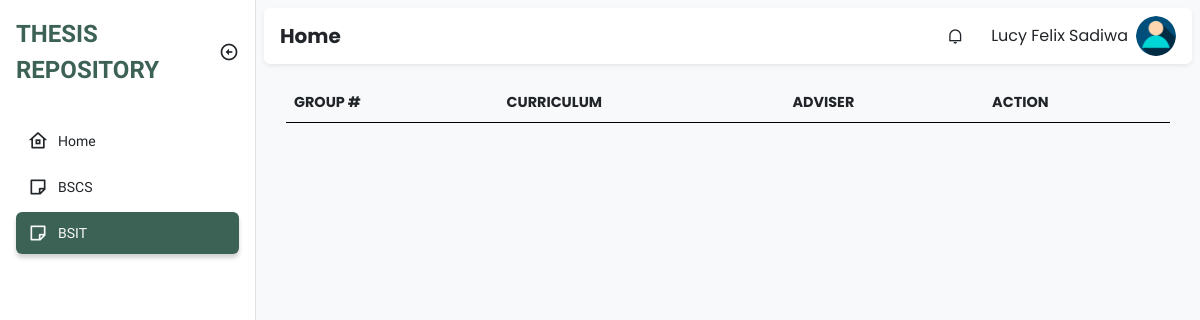
/adviser/bsit.php (signed in), run on an earlier commit of the app's database.
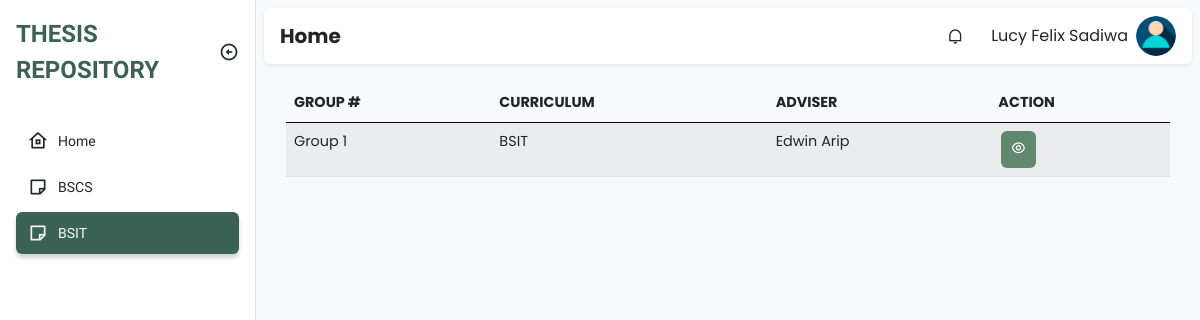
And on a later commit of the database.
### tables this page shows
CREATE TABLE `groups` (
  `id` int(11) NOT NULL,
  `group_number` int(11) NOT NULL,
  `curriculum` varchar(255) NOT NULL,
  `adviser_id` int(11) NOT NULL
);

CREATE TABLE `faculty` (
  `id` int(11) NOT NULL,
  `firstname` varchar(255) NOT NULL,
  `middle_name` varchar(100) NOT NULL,
  `lastname` varchar(255) NOT NULL,
  `email` varchar(100) NOT NULL,
  `username` varchar(255) NOT NULL,
  `password` varchar(100) NOT NULL,
  `department` varchar(100) NOT NULL,
  `type` varchar(100) NOT NULL,
  `created_at` timestamp NOT NULL DEFAULT current_timestamp(),
  `updated_at` timestamp NOT NULL DEFAULT current_timestamp() ON UPDATE current_timestamp()
);

### class/student.class.php (called while the page is built, shortened)
<?php
class Student{
    protected $db;
    function __construct()
    {
        $this->db = new Database();
    }
            ?>
            <?php
    function show_all_groups(){
        $sql = "SELECT * FROM groups";
        $query=$this->db->connect()->prepare($sql);
        if($query->execute()){
            $data = $query->fetchAll();
        }
        return $data;
    }
    function get_adviser($adviser_id){
        $sql = "SELECT * FROM faculty WHERE id=:adviser_id";
        $query=$this->db->connect()->prepare($sql);
        $query->bindParam(':adviser_id', $adviser_id);
        if($query->execute()){
            $data = $query->fetchAll();
        }
        return $data;
    }
}
?>

### class/database.sample.php (called while the page is built)
<?php
class Database{
    private $host = 'localhost';
    private $username = 'root';
    private $password = '';
    private $database = 'tams';
    protected $connection;
    function connect(){
        try
			{
				$this->connection = new PDO("mysql:host=$this->host;dbname=$this->database",
											$this->username, $this->password);
			}
			catch (PDOException $e)
			{
				echo "Connection error " . $e->getMessage();
			}
        return $this->connection;
    }
}
?>

### adviser/bsit.php (the view, shortened to what the changed rows need)
<!DOCTYPE html>
<html lang="en">
  <head>
    <link
      href="https://cdn.jsdelivr.net/npm/remixicon@2.5.0/fonts/remixicon.css"
      rel="stylesheet"
    />
    <link rel="stylesheet" href="https://cdn.datatables.net/1.13.1/css/dataTables.bootstrap5.min.css">
    <link rel="stylesheet" href="https://cdn.datatables.net/responsive/2.4.0/css/responsive.bootstrap.min.css">
    <link rel="stylesheet" href="../assets/css/bootstrap.min.css" />
    <link rel="stylesheet" href="../assets/css/style.css" />
  </head>
  <body>
    <main class="bg-light">
      <div class="p-2">
        <div class="py-4">
          <div class="container padding-bottom">
                    <table id="example" class="table table-striped" style="width:100%">
                        <thead>
                        <tr>
                            <th>Group #</th>
                            <th>Curriculum</th>
                            <th>Adviser</th>
                            <th class="action">Action</th>
                        </tr>
                        </thead>
                        <tbody>
                                <?php
                                    require_once '../class/student.class.php';
                                    $student = new Student();
                                    foreach ($student->show_all_groups() as $value){
                                      if($value['curriculum'] == "BSIT"){
                                ?>
                                    <tr>
                                        <td><?php echo "Group " . $value['group_number'] ?></td>
                                        <td><?php echo $value['curriculum'] ?></td>
                                        <?php
                                        foreach ($student->get_adviser($value['adviser_id']) as $adviser){
                                        ?>
                                          <td><?php echo $adviser['firstname'] . " " . $adviser["lastname"] ?></td>
                                        <?php
                                        }
                                        ?>
                                        <?php
                                            if($_SESSION['id'] == $value['adviser_id']){
                                        ?>
                                            <td>
                                                <div class="actions">
                                                    <a class="action-edit" href="advisee.php?groupnum=<?php echo $value['group_number'] ?>&course=<?php echo $value['curriculum'] ?>"><i class="ri-edit-line"></i></a>
                                                    <a class="action-delete" href="../admin/delete_group.php?id=<?php echo $value['id'] ?>" onclick="return confirm('Are you sure to delete?')"><i class="ri-delete-bin-line"></i></a>
                                                </div>
                                            </td>
                                        <?php
                                            }
                                            else {
                                        ?>
                                            <td>
                                                <div class="actions">
                                                  <a class="action-view" href="advisee-view.php?groupnum=<?php echo $value['group_number'] ?>&course=<?php echo $value['curriculum'] ?>"><i class="ri-eye-line"></i></a>
                                                </div>
                                            </td>
                                        <?php
                                            }
                                        ?>
                                    </tr>
                                <?php
                                      }
                                }
                                ?>
                        </tbody>
                    </table>
          </div>
        </div>
        </div>
    </main>
  </body>
</html>

What changed in the data, as far as the page shows it:
added groups: group_number "1", curriculum "BSIT"
now on this page (row unchanged): faculty: firstname "Edwin", lastname "Arip"
